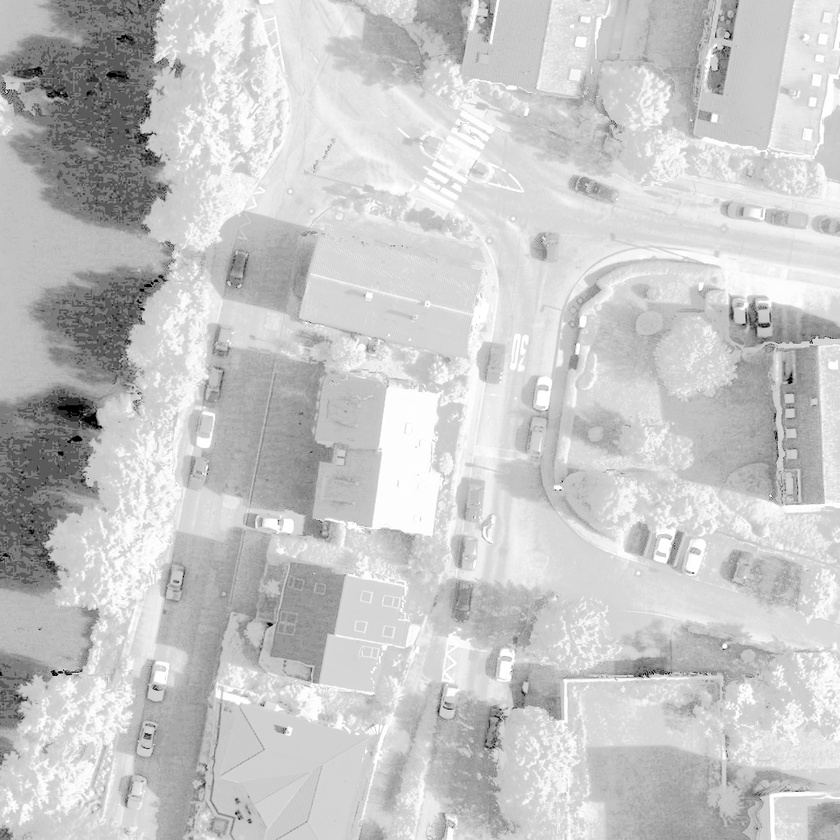
#> input picture week4/Original_Reference.jpg, 840 x 840 px, shrunk from 1024 x 1024 before the run
$ python week4_1.py
#> lines starting #> are read from the running program, lines starting #| are printed output that depends on the picture
import numpy as np
import cv2
import matplotlib.pyplot as plt

def main():
    img = cv2.imread('Original_Reference.jpg')
#> img is the input picture: shape (840, 840, 3); min 0, max 255, mean 198.8
    std = cv2.imread('Target_Img.png')
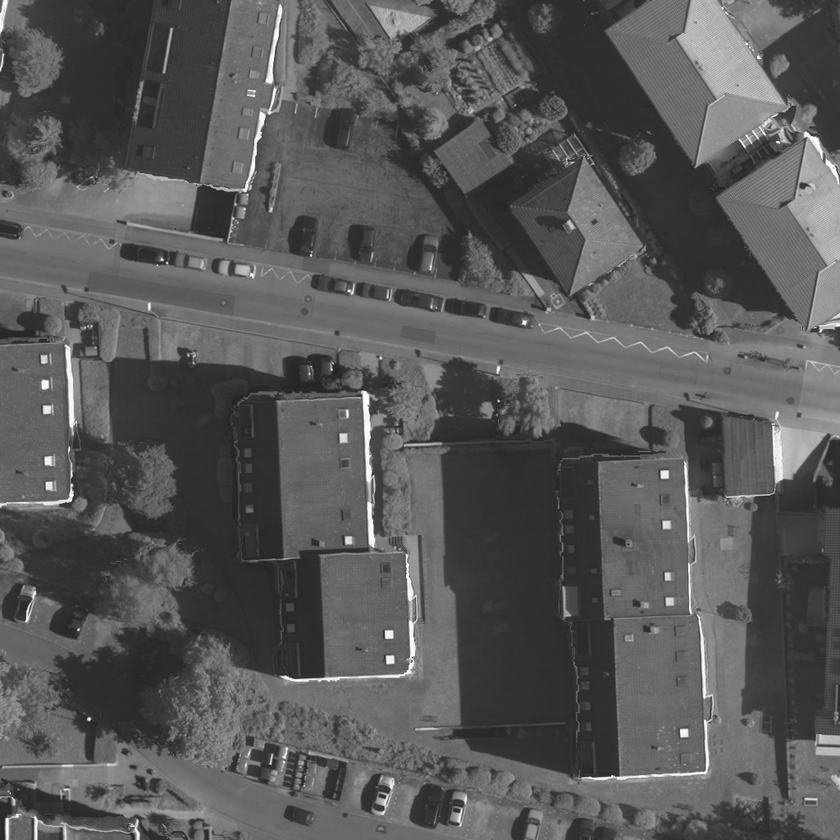
#> input picture week4/Target_Img.png, 840 x 840 px, shrunk from 1024 x 1024 before the run
#> std is the input picture: shape (840, 840, 3); min 23, max 255, mean 88
    img_hist, img_cumhist = histGet(img)
    std_hist, std_cumhist = histGet(std)
    dst = histSpec(img, std, img_cumhist, std_cumhist)
    dst_hist, dst_cumhist = histGet(dst)
    histPlotShow(img, std, dst, img_hist, std_hist, dst_hist)

def histGet(src):
    row = src.shape[0]
#> row = 840
    col = src.shape[1]
#> col = 840

    hist = np.zeros(256, dtype=np.float32)
    for i in range(row):
        for j in range(col):
            index = src[i, j]
            hist[index] += 1
#> after the loop, hist = 256 values, max 13381 at index 214, min 8 at index 23, mean 2756.2

    cumHist = np.zeros(256, dtype=np.float32)
    cumHist[0] = hist[0]
    for i in range(1, 256):
        cumHist[i] = cumHist[i - 1] + hist[i]
#> after the loop, cumHist = 256 values from 225 to 705600
#> in main, `img_hist, img_cumhist = histGet(img)`: img_hist has the same summary as hist in histGet
#> in main, `std_hist, std_cumhist = histGet(std)`: std_hist = 256 values, max 23720 at index 47, min 0 at index 0, mean 2756.2; std_cumhist = 256 values from 0 to 705600

    return hist, cumHist

def histSpec(img, std, img_cumhist, std_cumhist):
    img_pixelnum = img.shape[0] * img.shape[1]
#> img_pixelnum = 705600
    std_pixelnum = std.shape[0] * std.shape[1]
#> std_pixelnum = 705600
    lut = np.zeros(256, dtype=np.float32)

    for i in range(256):
        absList = [abs(img_cumhist[i] /img_pixelnum - std_cumhist[j] /std_pixelnum) for j in range(256)]
        idx = absList.index(min(absList))
        lut[i] = idx
#> this loop made 256 passes
#> idx on passes 1 to 3: 37, 37, 37
#> after the loop, lut = 256 values from 37 to 255

    lut = np.uint8(lut + 0.5)
    dst = cv2.LUT(img, lut)
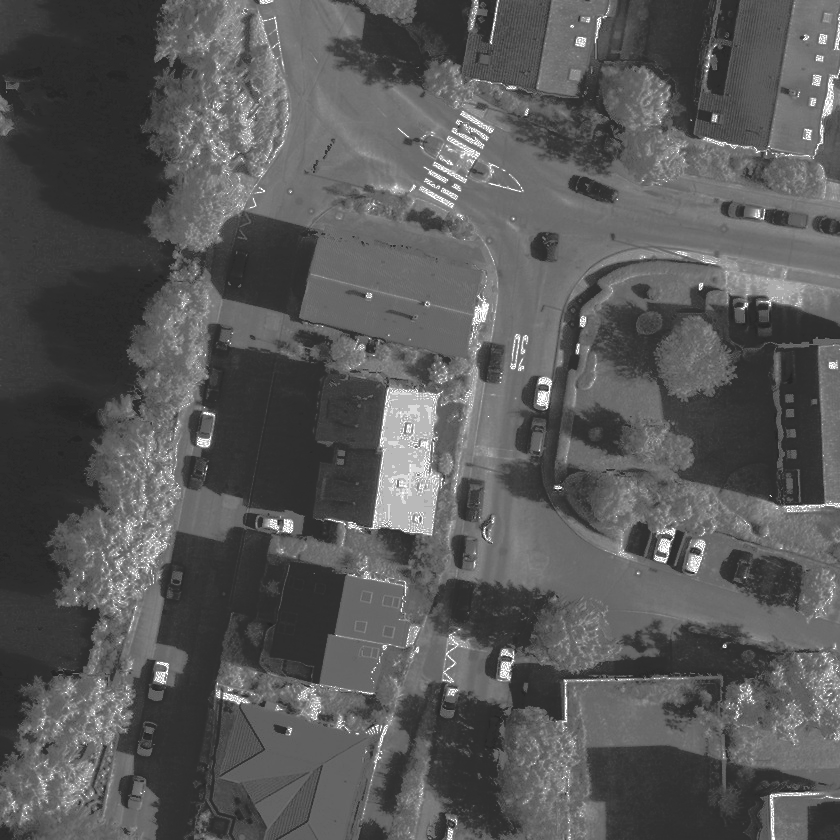
#> dst: shape (840, 840, 3); min 37, max 255, mean 88.5
#> in main, `dst_hist, dst_cumhist = histGet(dst)`: dst_hist = 256 values, max 22360 at index 47, min 0 at index 0, mean 2756.2; dst_cumhist = 256 values from 0 to 705600
    return dst

def histPlotShow(img, std, dst, img_hist, std_hist, dst_hist):
    DN = np.arange(256) - 0.5
    img_texts = ['original image', 'target image', 'output image']
    bar_texts = ['original', 'target', 'output']

    fig = plt.figure(figsize=(12, 8), dpi=100)

    for i,imgs in enumerate([img, std, dst]):
        plt.subplot(2, 3, i + 1)
        plt.imshow(imgs)
        plt.xticks([])
        plt.yticks([])
        plt.title(img_texts[i])
#> this loop made 3 passes

    for i,hists in enumerate([img_hist, std_hist, dst_hist]):
        plt.subplot(2, 3, i + 4)
        plt.bar(DN, hists, color='b', width=1)
        plt.xlim([-0.5, 255.5])
        plt.title(bar_texts[i])

    #plt.savefig('output_result.png')
    plt.show()
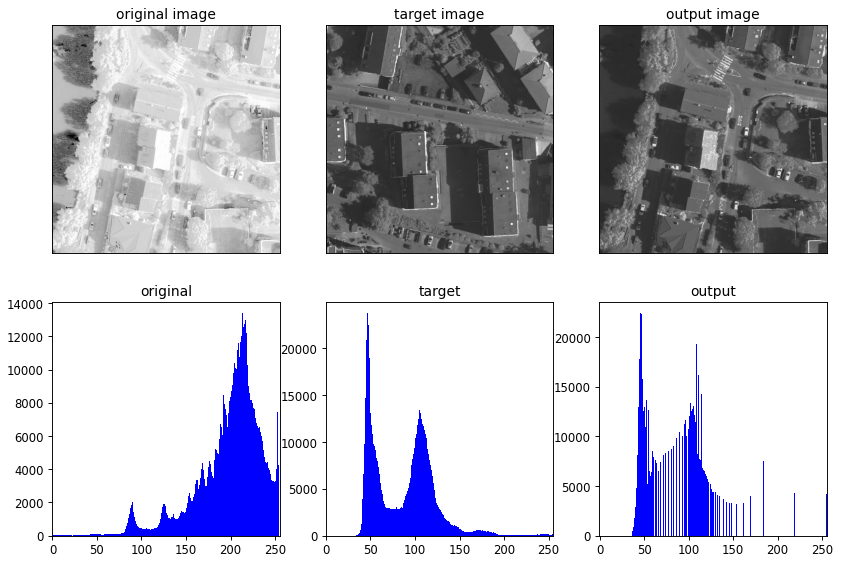
#> figure drawn by matplotlib, 6 panels; panel 4: tallest bar 13381 high, from x = 213 to 214; panel 5: tallest bar 23720 high, from x = 46 to 47; panel 6: tallest bar 22360 high, from x = 46 to 47

if __name__=='__main__':
    main()
